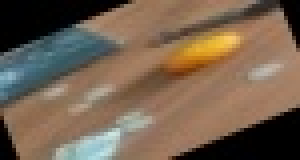
#> input picture vegetables_dist/Mandarin.mp41084.jpg, 75 x 40 px, given as the content of the folder ../vegetables/, which was not available (shown 4 times larger)
$ python distortion.py
#> lines starting #> are read from the running program, lines starting #| are printed output that depends on the picture
import cv2
import numpy as np
import random
import os

class Distortion:
    @staticmethod
    def rotate_image(image, angle):
        height, width = image.shape[:2]
        rotation_matrix = cv2.getRotationMatrix2D((width/2, height/2), angle, 1)
        rotated_image = cv2.warpAffine(image, rotation_matrix, (width, height))
        return rotated_image

    @staticmethod
    def flip_image(image, flip_code):
        flipped_image = cv2.flip(image, flip_code)
        return flipped_image

    # Сдвиг
    @staticmethod
    def shift_image(image, shift_x, shift_y):
        height, width = image.shape[:2]
        translation_matrix = np.float32([[1, 0, shift_x], [0, 1, shift_y]])
        shifted_image = cv2.warpAffine(image, translation_matrix, (width, height))
        return shifted_image

    @staticmethod
    def adjust_brightness(image, brightness_factor):
        hsv = cv2.cvtColor(image, cv2.COLOR_BGR2HSV)
        hsv[:, :, 2] = np.clip(hsv[:, :, 2] * brightness_factor, 0, 255).astype(np.uint8)
        brightened_image = cv2.cvtColor(hsv, cv2.COLOR_HSV2BGR)
        return brightened_image

    @staticmethod
    def add_noise(image, mean=0, std=10):
        noise = np.random.normal(mean, std, image.shape).astype(np.uint8)
        noisy_image = cv2.add(image, noise)
        return noisy_image


# Функция для применения всех искажений к изображению с рандомными параметрами
def apply_distortions(image_path, output_folder):
#> called with image_path = '../vegetables/Mandarin.mp41084.jpg', output_folder = '../vegetables_dist/'
    image = cv2.imread(image_path)
#> image is the input picture: shape (40, 75, 3); mean B, G, R 79.5, 97.8, 117

    # Генерируем случайные параметры для каждой функции
    angle = random.randint(-30, 30)
    flip_code = random.randint(-1, 1)  # -1: по вертикали, 0: не флип, 1: по горизонтали
    shift_x = random.randint(-50, 50)
    shift_y = random.randint(-50, 50)
    brightness_factor = random.uniform(0.5, 2.0)
    noise_mean = 0
    noise_std = random.randint(5, 20)

    # [5 lines of commented-out code are left out]
    noisy_image = Distortion.add_noise(image, noise_mean, noise_std)
#> in add_noise, `noisy_image = cv2.add(image, noise)`:
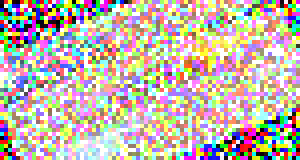
#> noisy_image: shape (40, 75, 3) (shown 4 times larger); mean B, G, R 170.2, 180, 192

    # Сохраняем изображение
    image_name = os.path.basename(image_path)
    output_path = os.path.join(output_folder, image_name)
    print(image_name, output_path)
    c = 9000
    while os.path.exists(output_path):
        image_name = os.path.splitext(os.path.basename(image_path))[0] + str(c) + '.jpg'
        output_path = os.path.join(output_folder, image_name)
        c += 1
    # [4 lines of commented-out code are left out]
    cv2.imwrite(output_path, noisy_image)


# Папка с исходными изображениями
input_folder = "../vegetables/"
# Папка для сохранения обработанных изображений
output_folder = "../vegetables_dist/"

# Создаем папку для сохранения, если она не существует
if not os.path.exists(output_folder):
    os.makedirs(output_folder)

# Применяем функцию к каждому изображению в папке
for image_file in os.listdir(input_folder):
    if image_file.endswith(".jpg") or image_file.endswith(".png"):
        image_path = os.path.join(input_folder, image_file)
        apply_distortions(image_path, output_folder)

$ run again, on vegetables_dist/Mandarin.mp43062.jpg
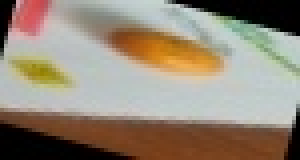
#> input picture vegetables_dist/Mandarin.mp43062.jpg, 75 x 40 px, given as the content of the folder ../vegetables/, which was not available (shown 4 times larger)
#> in apply_distortions, image is the input picture: shape (40, 75, 3); mean B, G, R 118.6, 135.1, 147.9
#> in add_noise, `noisy_image = cv2.add(image, noise)`:
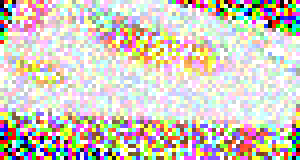
#> noisy_image: shape (40, 75, 3) (shown 4 times larger); mean B, G, R 190.5, 200.9, 207.9

$ run again, on vegetables_dist/Mandarin.mp43291.jpg
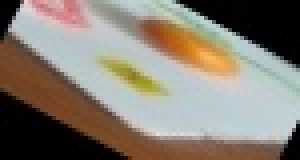
#> input picture vegetables_dist/Mandarin.mp43291.jpg, 75 x 40 px, given as the content of the folder ../vegetables/, which was not available (shown 4 times larger)
#> in apply_distortions, image is the input picture: shape (40, 75, 3); mean B, G, R 114.1, 125.8, 134.4
#> in add_noise, `noisy_image = cv2.add(image, noise)`:
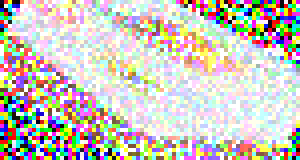
#> noisy_image: shape (40, 75, 3) (shown 4 times larger); mean B, G, R 188.3, 195.6, 200.5

$ run again, on vegetables_dist/Mandarin.mp433189002.jpg
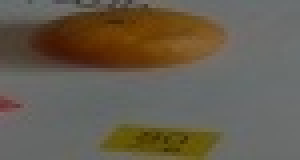
#> input picture vegetables_dist/Mandarin.mp433189002.jpg, 75 x 40 px, given as the content of the folder ../vegetables/, which was not available (shown 4 times larger)
#> in apply_distortions, image is the input picture: shape (40, 75, 3); mean B, G, R 79, 93.2, 101.9
#> in add_noise, `noisy_image = cv2.add(image, noise)`:
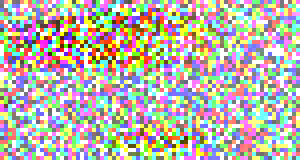
#> noisy_image: shape (40, 75, 3) (shown 4 times larger); mean B, G, R 170.4, 179.1, 185.2
